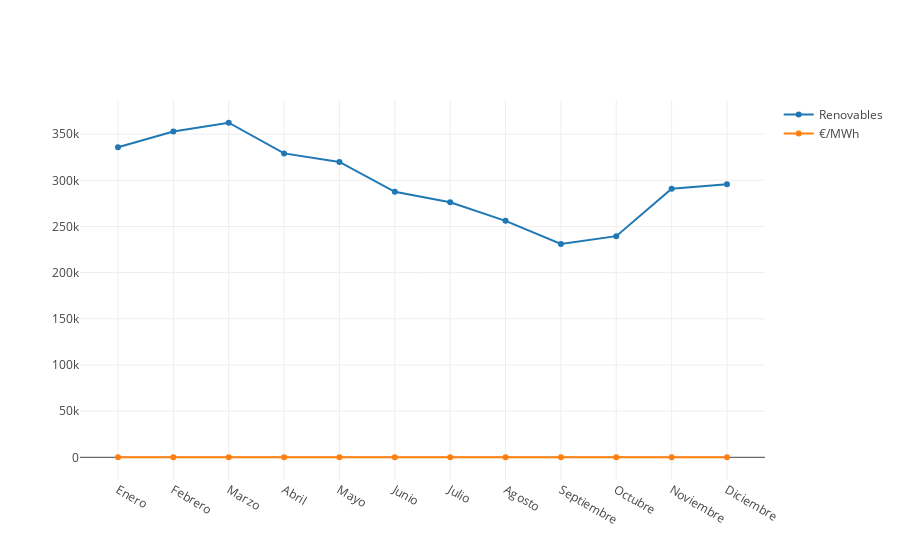

Notebook code cell kept with this figure:
### Code cell
def precioMensualYGeneracionRenovable() = {
    
    val df = dfMercados
    .groupBy(date_format(col("Fecha"), "MM").as("Mes"))
    .agg(avg("Valor_Mercado_Spot").as("PromedioMensual"))
    .orderBy(col("Mes"))

    val dfRenovables = dataFrameBalance
        .filter(year(col("FechaCompleta")) > 2013)
        .filter($"Tipo" === "Generación renovable")
        .groupBy(month(col("FechaCompleta")).as("Mes"))
        .agg(avg("Valor").as("PromedioMensual"))
        .orderBy(col("Mes"))
    
    val seqPrecioEnergia = df.select("PromedioMensual").as[Double].collect.toSeq
    val seqGeneracionRenovable = dfRenovables.select("PromedioMensual").as[Double].collect.toSeq
    val seqMeses = Seq("Enero", "Febrero", "Marzo", "Abril", "Mayo", "Junio", "Julio", "Agosto", "Septiembre", "Octubre", "Noviembre", "Diciembre")

    
    //val tracePrecios = Scatter(seqMeses, seqPrecioEnergia, name = "€/MWh")
    val traceMercados =  Scatter(seqMeses, seqPrecioEnergia, name = "€/MWh")
    val traceRenovables = Scatter(seqMeses, seqGeneracionRenovable, name = "Renovables")

    val data = Seq(traceRenovables, traceMercados)
    plot(data)

}

// Llamar a la función
precioMensualYGeneracionRenovable()

### Figure 1 — Plotly figure (JSON) as saved in the notebook; plotly's stock layout.template omitted (floating-point values rounded to 4 significant figures)
{"data": [{"name": "Renovables", "type": "scatter", "x": ["Enero", "Febrero", "Marzo", "Abril", "Mayo", "Junio", "Julio", "Agosto", "Septiembre", "Octubre", "Noviembre", "Diciembre"], "y": [335800.0, 352900.0, 362400.0, 329200.0, 319900.0, 287600.0, 276300.0, 256100.0, 231100.0, 239500.0, 291000.0, 295700.0]}, {"name": "€/MWh", "type": "scatter", "x": ["Enero", "Febrero", "Marzo", "Abril", "Mayo", "Junio", "Julio", "Agosto", "Septiembre", "Octubre", "Noviembre", "Diciembre"], "y": [68.37, 62.08, 63.27, 54.05, 58.55, 66.65, 67.04, 69.68, 75.96, 78.02, 73.23, 76.38]}], "layout": {"autosize": true, "xaxis": {"autorange": true, "range": [-0.7143, 11.71], "type": "category"}, "yaxis": {"autorange": true, "range": [-26480.0, 388900.0], "type": "linear"}}}
